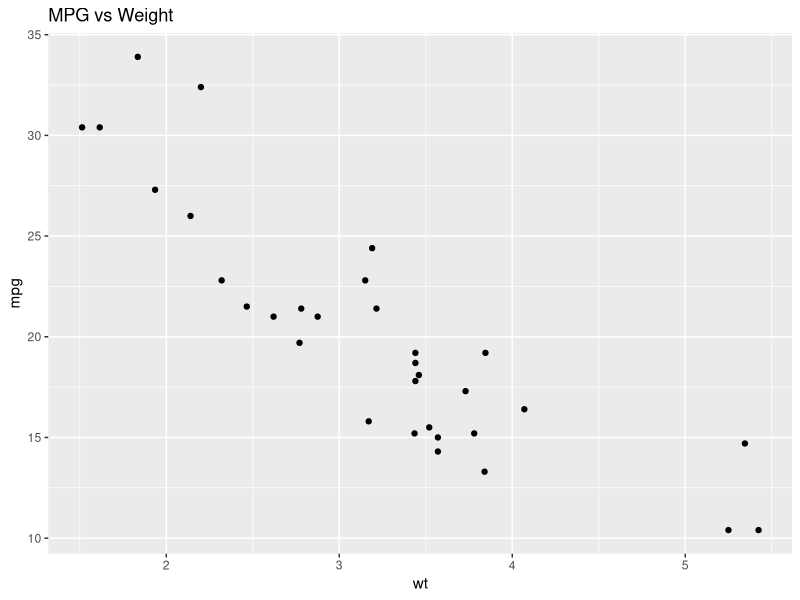

Write R code to recreate this figure.
## ---- chunk 1
knitr::opts_chunk$set(echo = TRUE)
## ---- chunk 2
library(ggplot2)

ggplot(mtcars, aes(x = wt, y = mpg)) +
  geom_point() +
  labs(title = "MPG vs Weight")

summary(mtcars$mpg)
